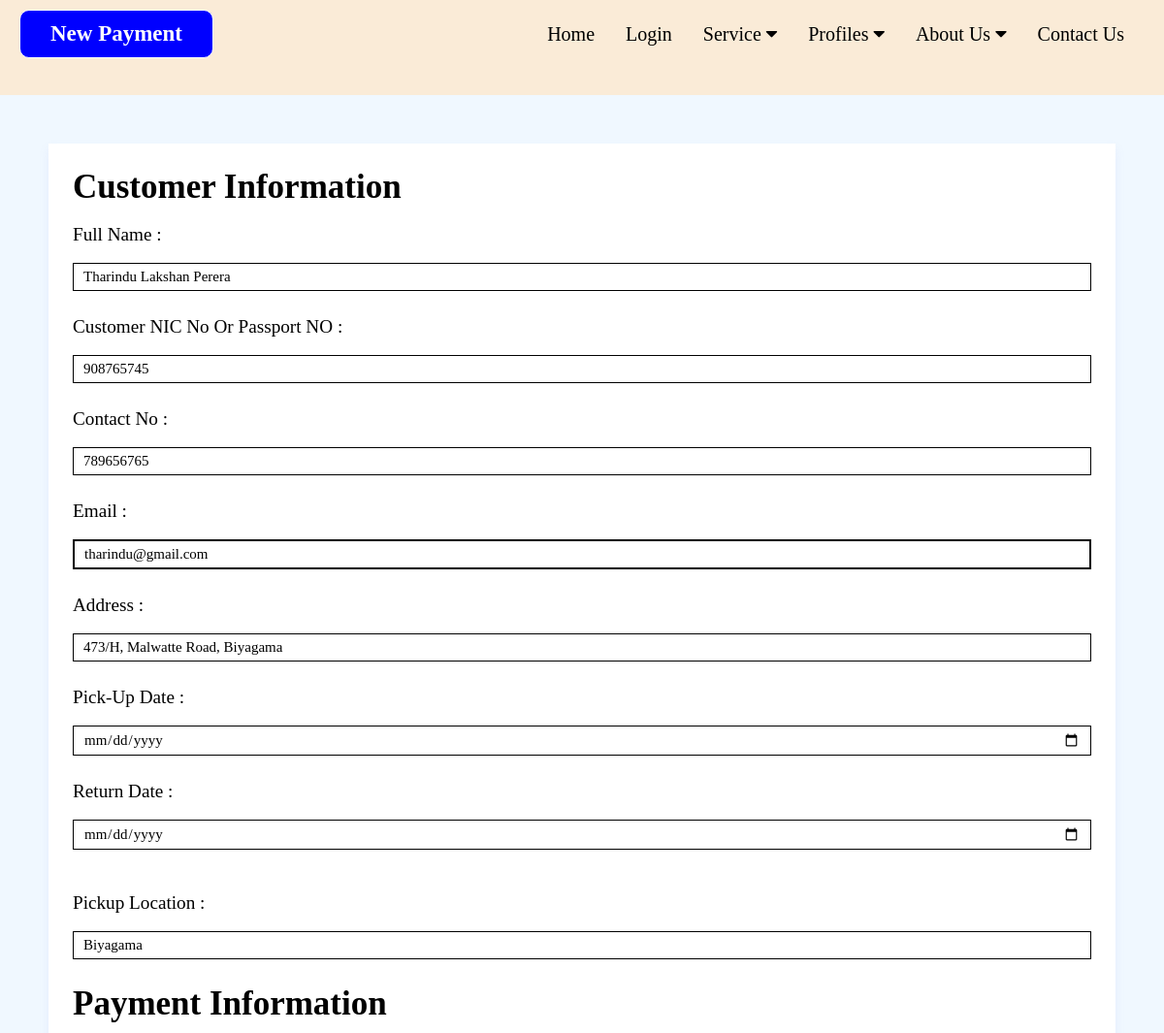
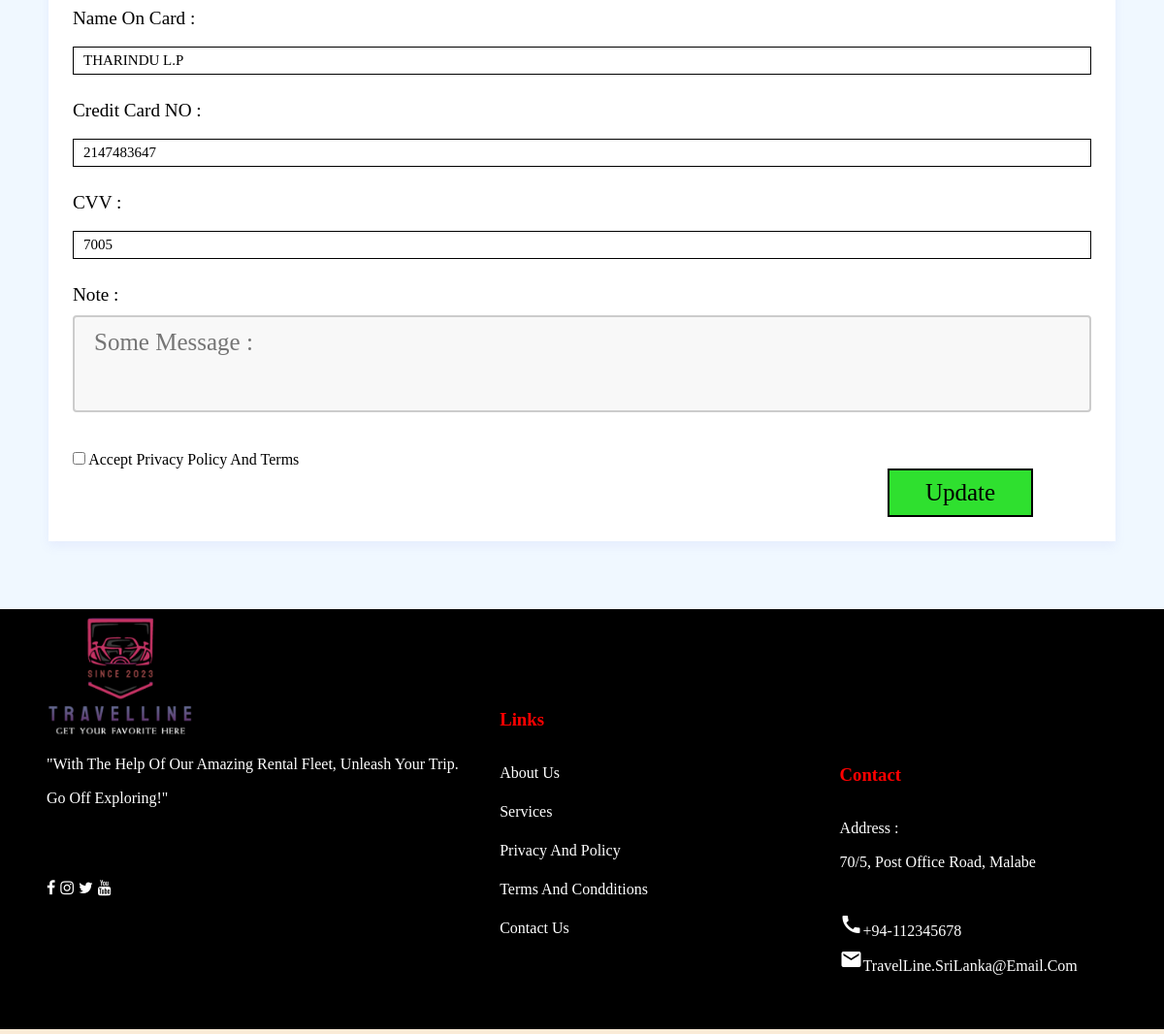
/payUpdate.php?updateid=1, run on the app's committed database (2 pictures, top to bottom).
### tables this page shows
CREATE TABLE `payment` (
  `paymentID` int(20) NOT NULL,
  `fullname` varchar(150) NOT NULL,
  `NIC` int(20) NOT NULL,
  `cNo` int(20) NOT NULL,
  `email` varchar(250) NOT NULL,
  `address` varchar(250) NOT NULL,
  `name` varchar(150) NOT NULL,
  `cardNo` int(50) NOT NULL,
  `CVV` int(20) NOT NULL,
  `pDate` varchar(50) NOT NULL,
  `rDate` varchar(50) NOT NULL,
  `location` varchar(50) NOT NULL,
  `note` varchar(1000) NOT NULL
);

### payUpdate.php (the view, shortened to what this page needs)
<?php
include_once 'config.php';
if (isset($_POST['submit'])) {
    $paymentID = $_GET['updateid'];
    $fullname = $_POST['fullname'];
    $No = $_POST['NIC'];
    $contactNo = $_POST['cNo'];
    $email = $_POST['email'];
    $address = $_POST['address'];
    $Name = $_POST['name'];
    $cardno = $_POST['cardNo'];
    $cvv = $_POST['CVV'];
    $p_date = $_POST['pDate'];
    $r_date = $_POST['rDate'];
    $loca = $_POST['location'];
    $Note = $_POST['note'];
    $sql = "UPDATE payment SET fullname='$fullname', NIC='$No', cNo='$contactNo', email='$email', address='$address', name='$Name', cardNo='$cardno', CVV='$cvv', pDate='$p_date', rDate='$r_date', location='$loca', note='$Note' WHERE paymentID='$paymentID'";
    $result = mysqli_query($conn, $sql);
    if ($result) {
        echo "Payment record updated successfully.";
        header("Location: user.php");
    } else {
        echo "Error updating payment record: " . mysqli_error($conn);
    }
} else {
    $paymentID = $_GET['updateid'];
    $sql = "SELECT * FROM `payment` WHERE paymentID=$paymentID";
    $result = mysqli_query($conn, $sql);
    if ($result) {
        $row = mysqli_fetch_assoc($result);
        $fullname = $row['fullname'];
        $No = $row['NIC'];
        $contactNo = $row['cNo'];
        $email = $row['email'];
        $address = $row['address'];
        $Name = $row['name'];
        $cardno = $row['cardNo'];
        $cvv = $row['CVV'];
        $p_date = $row['pDate'];
        $r_date = $row['rDate'];
        $loca = $row['location'];
        $Note = $row['note'];
    } else {
        die(mysqli_error($conn));
    }
}
?>
<!DOCTYPE html>
<html lang="en">
<head>
    <link rel="stylesheet" href="Styles/homepage.css">
<link rel="stylesheet" href="https://cdnjs.cloudflare.com/ajax/libs/font-awesome/4.7.0/css/font-awesome.min.css">
<link rel="stylesheet" href="Styles/haed&foot.css">
<link rel="stylesheet" href="Styles/payment.css">
<link rel="stylesheet" href="Styles/UserAccount.css">
</head>
<body>
        <div class="navbar">
        <a href="home page.html">Home</a>
            <a href="login.php">Login</a>
            <div class="servicebtn">
                <button class="dropbtn">Service
                    <i class="fa fa-caret-down"></i>
                </button>
            </div>
            <div class="profilesbtn">
                <button class="dropbtn">Profiles
                    <i class="fa fa-caret-down"></i>
                </button>
            </div>
            <div class="aboutusbtn">
                <button class="dropbtn">About us
                    <i class="fa fa-caret-down"></i>
                </button>
                </div>
            <a href="contactUs.html">Contact Us</a>
        </div>
        <div class="containor">
        <button class="btn-1"><a href="payment.php"><b>New Payment</b></a></button>
    </div><br>
<div class="p-containor">
<form action="payUpdate.php?updateid=<?php echo $_GET['updateid']; ?>" method="POST">
        <div class="p-row">
            <div class="p-col">
                <h3 class="title">Customer Information</h3><br>
                <div class="inputBox">
                    <span>Full name : </span>
                    <input type="text" placeholder="Full Name" name="fullname" value="<?php echo $fullname; ?>" required>
                </div><br>
                <div class="inputBox">
                    <span>Customer NIC No or Passport NO : </span>
                    <input type="text" placeholder="NIC or Passport" name="NIC" value="<?php echo $No; ?>" required>
                </div><br>
                <div class="inputBox">
                    <span>Contact No : </span>
                    <input type="tel" placeholder="0712345678" name="cNo" pattern="[0-9]{10}" value="<?php echo $contactNo; ?>" required>
                </div><br>
                <div class="inputBox">
                    <span>Email : </span>
                    <input type="email" placeholder="example@email.com" name="email" id="email" value="<?php echo $email; ?>" pattern="[a-zA-Z0-9._%+-]+@[a-zA-Z0-9.-]+\.[a-zA-Z]{2,}" required oninput="validateEmail(this)" style="border: 2px solid;">
                </div><br>
                <div class="inputBox">
                    <span>Address : </span>
                    <input type="text" placeholder="Address" name="address" value="<?php echo $address; ?>" required>
                </div><br>
                <div class="inputBox">
                    <span>Pick-up date : </span>
                    <input type="date" name="pDate" value="<?php echo $p_date; ?>" required>
                </div><br>
                <div class="inputBox">
                    <span>Return date : </span>
                    <input type="date" name="rDate" value="<?php echo $r_date; ?>" required>
                </div><br><br>
                <div class="inputBox">
                    <span>Pickup Location : </span>
                    <input type="text" name="location" value="<?php echo $loca; ?>" required>
                </div><br>
            </div>
        </div>
        <div class="p-row">
            <div class="p-col">
                <h3 class="title">Payment Information</h3><br>
                <div class="inputBox">
                    <span>Name on card : </span>
                    <input type="text" placeholder="Name" name="name" value="<?php echo $Name; ?>" required>
                </div><br>
                <div class="inputBox">
                    <span>Credit card NO : </span>
                    <input type="text" name="cardNo" placeholder="1111-2222-3333-4444" pattern="[0-9]{10}" value="<?php echo $cardno; ?>" required>
                </div><br>
                <div class="inputBox">
                    <span>CVV : </span>
                    <input type="text" placeholder="1234" name="CVV" pattern="[0-9]{4}" value="<?php echo $cvv; ?>" required>
                </div><br>
                <div class="inputBox">
                    <span>Note : </span>
                    <textarea name="note" id="" cols="30" rows="10" placeholder="Some Message :"><?php echo $Note; ?></textarea>
                </div><br>
            </div><br>
            <input type="checkbox" name="accept" value required> Accept privacy policy and terms <br>
        </div>
        <button type="submit" id="paybtn" name="submit" onclick="payFunction()">Update</button>
    </form>
</div>
    <footer>
    <div class="foot">
        <div class="footer">
            <div class="row">
                <dic class="col" id="company">
                    <img src="Images/logo.png" alt="" class="logo"><br>
                    <p>"With the help of our amazing rental fleet, unleash your trip. <br> Go off exploring!"</p>
                    <div class="social"><br>
                        <a href="https://www.facebook.com"><i class="fa fa-facebook"></i></a>
                        <a href="https://www.instagram.com"><i class="fa fa-instagram"></i></a>
                        <a href="https://www.twitter.com"><i class="fa fa-twitter"></i></a>
                        <a href="https://www.youtube.com"><i class="fa fa-youtube"></i></a>
                    </div>
                </div>
                <div class="col" id="useful-links"><br>
                    <h3>Links</h3>
                    <div class="link">
                        <a href="About us.php">About us</a>
                        <a href="services.html">Services</a>
                        <a href="Privacy & Policy page.html">Privacy and Policy</a>
                        <a href="Terms and conditions.php">Terms and condditions</a>
                        <a href="contactUs.html">Contact us</a>
                    </div>
                </div>
                <div class="col" id="contacts"><br>
                    <h3>Contact</h3>
                    <div class="contact-details">
                        <p>Address :<br> 70/5,  Post Office Road,  Malabe</p><br>
                        <p><i class="material-icons">call</i>+94-112345678</p>
                        <p><i class="material-icons">email</i>TravelLine.SriLanka@email.com</p>
                    </div>
                </div>
            </div>
        </div>
    </footer>
</body>
</html>

### Styles/homepage.css (style rules this page uses)
* { margin: 0; padding: 0; font-family: 'Times New Roman', Times, serif; }

### Styles/haed&foot.css (style rules this page uses)
* { box-sizing: border-box; margin: 0; padding: 0; }
.foot { background-color:black; height:20%; width: 100%; position: relative; display: flex; margin-right: 3px; margin-bottom: 5px; line-height: 35px; }
.logo { width: 150px; height: auto; margin-top:-10% ; }
.footer { color: black; width: 100%; height: auto; position: relative; padding: 3rem 1rem; }
.row { display: flex; justify-content: space-between; align-items: center; display:flex; }
.col { min-width: 250px; color: black; font-family: 'Times New Roman', Times, serif; padding: 0 2rem; }
.contact-details i { color: white; }
.col .social a i { color:white; margin-top: 2rem; margin-right: 5px; transition: 0.3s ease; float: left; size: 20px; }
.col h3 { color: red; margin-bottom: 20px; position: relative; cursor: pointer; }
.col h3::after { content: ''; height: 3px; width: 0px; position: absolute; bottom: 0; left: 0; transition: 0.3s ease; }
.col p { color: white; }
.col .link a { display: block; text-decoration: none; color: white; margin-bottom: 5px; position: relative; transition: 0.3s ease; }
.col .link a:before { content: ''; height: 16px; width: 3px; position: absolute; top: 5px; left: -10px; background-color: cyan; transition: 0.5s ease; opacity: 0; }
#useful-links { margin-left: 40%; margin-top: -20%; }
#contacts { margin-left: 70%; margin-top: -20%; }
.navbar { overflow: hidden; float: right; bottom: 0; left: 0; background-color: transparent; margin-top: 10px; margin-right: 25px; }
.navbar a { float: left; font-size: 20px; color: black; text-align: center; padding: 14px 16px; text-decoration: none; }
.dropbtn { color: black; }
.servicebtn { float: left; overflow: hidden; }
.servicebtn .dropbtn { font-size: 20px; border: none; outline: none; color:black; padding: 14px 16px; background-color: inherit; font-family: inherit; margin: 0; }
.profilesbtn { float: left; overflow: hidden; }
.profilesbtn .dropbtn { font-size: 20px; border: none; outline: none; color:black; padding: 14px 16px; background-color: inherit; font-family: inherit; margin: 0; }
.aboutusbtn { float: left; overflow: hidden; }
.aboutusbtn .dropbtn { font-size: 20px; border: none; outline: none; color:black; padding: 14px 16px; background-color: inherit; font-family: inherit; margin: 0; }

### Styles/payment.css (style rules this page uses)
* { margin: 0; padding: 0; box-sizing: border-box; outline: none; border: none; text-transform: capitalize; transition: all .2s linear; }
.title { font-size: 35px; }
.p-containor { margin-top: 20px; display: flex; justify-content: center; align-items: center; padding: 50px; min-height: 100vh; padding-bottom: 70px; background-color: aliceblue; }
.p-containor form { padding: 25px; width: 100%; height:auto; background-color: white; box-shadow: 0 5px 10px rgba(140, 140, 231, 0.1); }
.inputBox span { margin-bottom: 10px; display: block; font-size: larger; }
.inputBox input { width: 100%; border: 1px solid black; padding: 5px 10px; margin: 8px 0; font-size: 15px; text-transform: none; line-height: normal; background-color: white; }
button i { font-size: 40px; }
#paybtn { width: 150px; height: 50px; background-color:rgb(47, 224, 47); font-size:25px; color: black; border:2px solid black; cursor: pointer; margin-left: 80%; }
textarea { width:100%; height: 100px; padding: 12px 20px; box-sizing: border-box; border: 2px solid #ccc; border-radius: 4px; background-color: #f8f8f8; resize: none; font-size: 25px; }

### Styles/UserAccount.css (style rules this page uses)
.btn-1 { width: 200px; height: 50px; background-color: blue; margin-top: 10px; margin-left: 20px; font-size: 23px; border-radius: 10px; border: 1px solid white; }
.btn-1 a { text-decoration: none; color: white; }
.containor { background-color: antiquewhite; }
body { background-color: antiquewhite; }

### data on the page
payment: fullname "Tharindu Lakshan Perera", NIC "908765745", cNo "789656765", email "tharindu@gmail.com", address "473/H, Malwatte Road, Biyagama", location "Biyagama", name "THARINDU L.P", cardNo "2147483647", CVV "7005"
